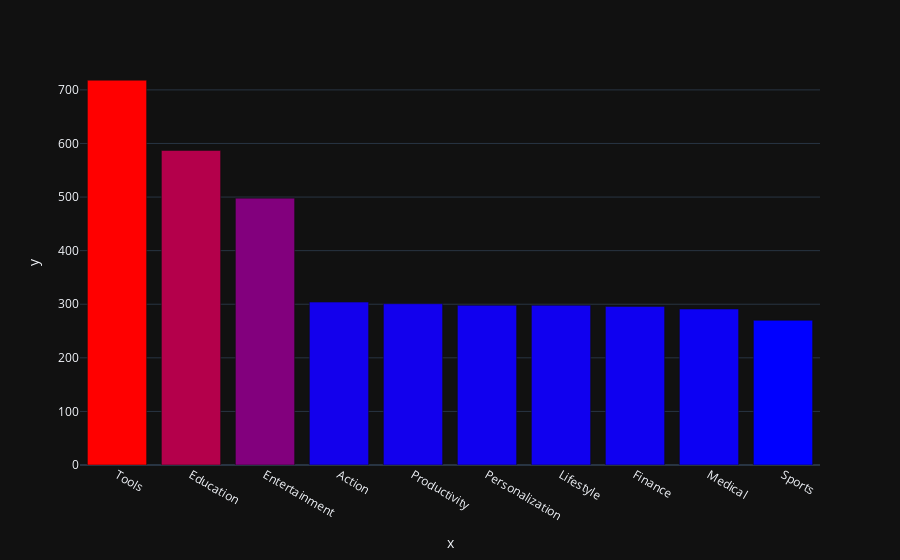

The code cell stored with this chart in its notebook:
### Markdown cell above
**Challenge**: Can you create this chart with the Series containing the genre data? 

<img src=https://imgur.com/DbcoQli.png width=400>

Try experimenting with the built in colour scales in Plotly. You can find a full list [here](https://plotly.com/python/builtin-colorscales/). 

* Find a way to set the colour scale using the color_continuous_scale parameter. 
* Find a way to make the color axis disappear by using coloraxis_showscale.

### Code cell
fig = px.bar(stack_df[:10], x=stack_df[:10].index, y=stack_df[:10]["count"], color=stack_df[:10]["count"], color_continuous_scale="bluered")
fig.update_layout(coloraxis_showscale=False)

### Figure 1 — Plotly figure (JSON) as saved in the notebook; plotly's stock layout.template omitted (floating-point values rounded to 4 significant figures)
{"data": [{"alignmentgroup": "True", "hovertemplate": "x=%{x}<br>y=%{y}<br>color=%{marker.color}<extra></extra>", "legendgroup": "", "marker": {"color": [718, 587, 498, 304, 301, 298, 298, 296, 291, 270], "coloraxis": "coloraxis", "pattern": {"shape": ""}}, "name": "", "offsetgroup": "", "orientation": "v", "showlegend": false, "textposition": "auto", "x": ["Tools", "Education", "Entertainment", "Action", "Productivity", "Personalization", "Lifestyle", "Finance", "Medical", "Sports"], "xaxis": "x", "y": [718, 587, 498, 304, 301, 298, 298, 296, 291, 270], "yaxis": "y", "type": "bar"}], "layout": {"xaxis": {"anchor": "y", "domain": [0.0, 1.0], "title": {"text": "x"}}, "yaxis": {"anchor": "x", "domain": [0.0, 1.0], "title": {"text": "y"}}, "coloraxis": {"colorbar": {"title": {"text": "color"}}, "colorscale": [[0.0, "rgb(0,0,255)"], [1.0, "rgb(255,0,0)"]], "showscale": false}, "legend": {"tracegroupgap": 0}, "margin": {"t": 60}, "barmode": "relative"}}
